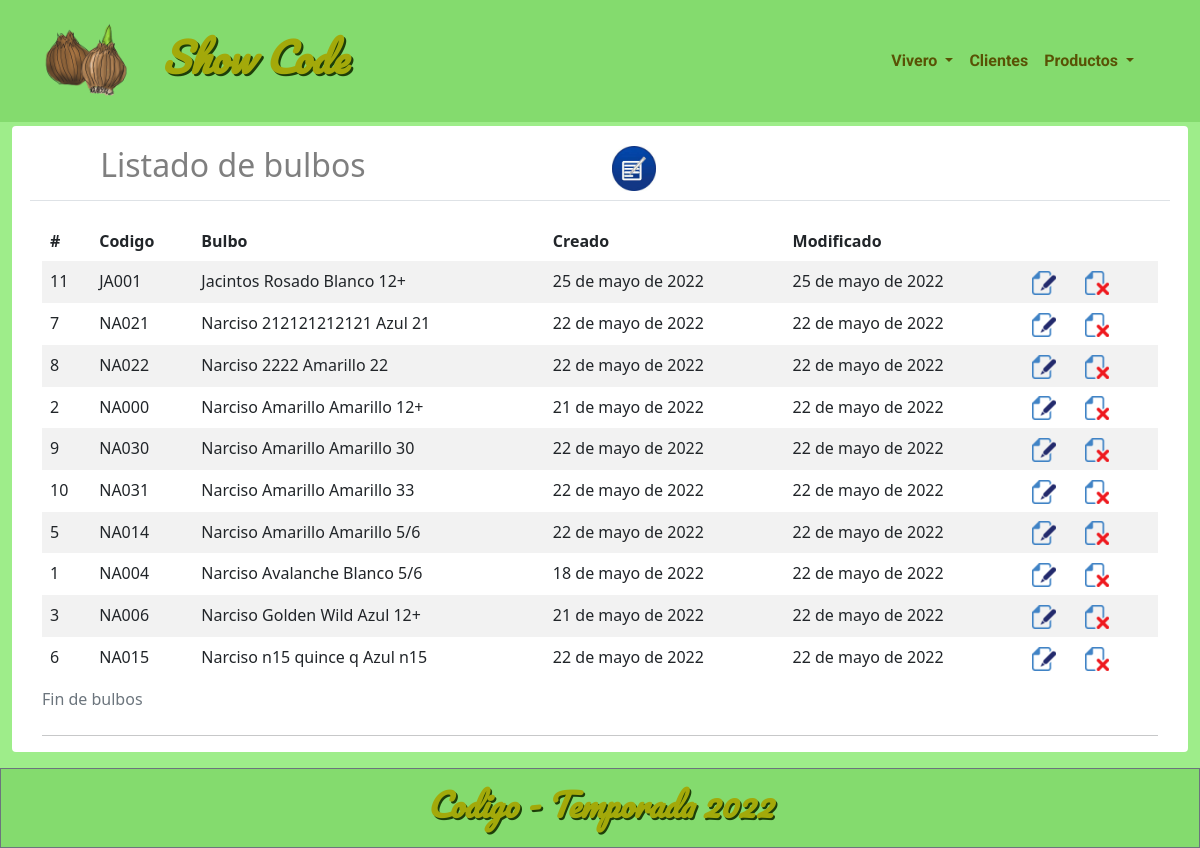
Screenshot of /list_bulbo/ with the database file from the repository.
### appProduct/models.py (models this page shows, shortened)
class Bulbo(models.Model):
    codigo=CharField(max_length=10, unique=True)
    categoria=models.ForeignKey(Categoria, related_name='bulbos', on_delete=models.CASCADE)
    variedad=CharField(max_length=12)
    color=models.ForeignKey('color', on_delete=models.DO_NOTHING)
    size=CharField(max_length=10)
    creado_en=models.DateField(auto_now_add=True)
    modificado_en=models.DateField(auto_now=True)
    image = models.ImageField(upload_to=upload_to,blank=True, null=True)
    thumbnail = models.ImageField(upload_to=upload_to,blank=True, null=True)
    @property
    def bulbo(self):
        return "%s %s %s %s"%(self.categoria, self.variedad, self.color, self.size)
    class Meta():
        ordering = ['categoria', 'variedad', 'color', 'size']
        constraints = [models.UniqueConstraint(fields=['categoria', 'variedad', 'color', 'size'], name='articulo')]
        indexes = [
            models.Index(fields=['codigo']),
            models.Index(fields=['categoria', 'variedad', 'color', 'size'], name='bulbo'),]

class Categoria(models.Model):
        categoria=models.CharField(max_length=25, unique=True)
        slug = models.SlugField(max_length=255)
        orden = models.IntegerField(default=0)
        def __str__(self):
            return self.categoria
        class Meta():
            ordering = ['categoria']

class Color(models.Model):
        color=models.CharField(max_length=20, unique=True)
        def __str__(self):
            return self.color
        class Meta():
            ordering = ['color']

### appProduct/views.py (the view)
# urls.py: path('list_bulbo/', views.list_bulbo,    name='list_bulbo'),
def list_bulbo(request):
    bulbos=Bulbo.objects.all()
    data = {'bulbos' : bulbos}
    return render(request, 'appProduct/mnt_bulbo/list_bulbo.html', data)

### appProduct/context_processors.py (called while the page is built)
def menu_categorias(request):
    categorias  = Categoria.objects.all()
    return {'menu_categorias': categorias}

### templates/appProduct/mnt_bulbo/list_bulbo.html (shortened to what this page needs)
{% extends '../../base.html' %}
{% load static %}
{% block content %}
<div class="card mt-1 border-0">
  <div class="card-body">
    <div class="container text-left text-black-50 mt-1 mb-1 border-bottom">
      <div class="row">
        <div class="col">
          <h2>
            <blockquote>&nbsp;&nbsp;&nbsp;&nbsp;&nbsp;&nbsp; Listado de bulbos</blockquote>
          </h2>
        </div>
        <div class="col">
          <a href="{% url 'appProduct:add_bulbo' %}">
            <img title="Crear" src="{% static '/images/iconos/edit.jpg' %}" alt="Crear" height="45" width="" /></a>
        </div>
      </div>
    </div>
  </div>
  <div class="container table-responsive">
    <table class="table table-striped table-borderless table-hover">
      <caption>Fin de bulbos</caption>
      <thead>
        <tr>
          <th scope="col">#</th>
          <th scope="col">Codigo</th>
          <th scope="col">Bulbo</th>
          <th scope="col">Creado</th>
          <th scope="col">Modificado</th>
        </tr>
      </thead>
      <tbody>
        {% for bulbo in bulbos %}
        <tr>
          <td>{{ bulbo.id }}</td>
          <td>{{ bulbo.codigo }}</td>
          <td>{{ bulbo.bulbo }}</td>
          <td>{{ bulbo.creado_en }}</td>
          <td>{{ bulbo.modificado_en }}</td>
          <td>
            <div>
              <a href="{% url 'appProduct:mod_bulbo' bulbo.id %}">
                <img title="Modificar" src="{% static 'images/iconos/pyedit24.png' %}" alt="Modificar" /></a>
              <a href="#" onclick="delBulbo({{ bulbo.id }})">
                <img title="Eliminar" src="{% static 'images/iconos/pydelete24.png' %}" alt="Eliminar" /></a>
            </div>
          </td>
        </tr>
        {% endfor %}
      </tbody>
    </table>
    <hr>
  </div>
</div>
</div>
{% endblock %}

### templates/base.html (shortened to what this page needs)
{% load static %}
<!DOCTYPE html>
<html lang="es">
<head>
        <link href="https://cdn.jsdelivr.net/npm/bootstrap@5.1.0/dist/css/bootstrap.min.css"
        rel="stylesheet"
>
        <link rel="stylesheet" href="{% static 'css/mystyle.css' %}">
</head>
<body>
            {% include 'navbar.html' %}
            <div class="container-fluid">
            {% block content %}
            {% endblock %}
    <div class="container-fluid border border-secondary border-1 mt-3" style="background:hwb(108 43% 14%);">
        <footer class="text-center">
            <h3 class="p-3 me_footer">Codigo - Temporada 2022</h3>
        </footer>
    </div>
</body>
</html>

### templates/navbar.html (shortened to what this page needs)
{% load static %}
<nav class="navbar navbar-expand-lg py-3 mi_navbar">
  <div class="container mi_navbar">
    <a href="{% url 'client:gallery' %}" class="navbar-brand"><img src="{% static 'images/truebulb.webp' %}" alt="Todas" height="80" width=""></a>
    <h3 class="p-3 me_title">Show Code</h3>
    <div class="collapse navbar-collapse" id="navmenu">
      <ul class="navbar-nav ms-auto">
        <li class="nav-item dropdown">
          <a class="nav-link dropdown-toggle mi_ahref" href="#" id="navbarDropdownMenuLink" role="button"
            data-bs-toggle="dropdown" aria-expanded="false">Vivero
          </a>
        </li>
        <li class="nav-item">
          <a class="nav-link mi_ahref" href="{% url 'appClient:cliente' %}">Clientes</a>
        </li>
        <li class="nav-item dropdown">
          <a class="nav-link dropdown-toggle mi_ahref" href="#" id="navbarDropdownMenuLink" role="button"
            data-bs-toggle="dropdown" aria-expanded="false">
            Productos
          </a>
          {% if request.user.is_authenticated %}
        <li class="nav-item">
          <a class="nav-link mi_ahref" href="{% url 'appClient:mod_datos' request.user.id %}">Mis Datos </a>
        </li>
        <li class="nav-item">
          <span class="fs-6 fw-bold">
            <a class="nav-link mi_ahref" href="{% url 'client:logout' %}">SALIR - {{ user.username }} </a>
          </span>
        </li>
        {% else %}
        <li class="nav-item">
          <a class="nav-link" href="#"></a>
        </li>
        {% endif %}
        </li>
      </ul>
    </div>
  </div>
</nav>

### static/css/mystyle.css (style rules this page uses)
body { background-color: hwb(108 54% 7%); }
.me_title { font-family: 'Pacifico', cursive; color: hsl(62, 89%, 35%); font-style: italic; font-weight: bold; text-shadow: 0.05em 0.05em 0em hsla(96, 89%, 11%, 0.945); font-size: calc(1em + 2vw); }
.me_footer { font-family: 'Pacifico', cursive; color: hsl(62, 89%, 35%); font-style: italic; font-weight: bold; text-shadow: 0.05em 0.05em 0em hsla(96, 89%, 11%, 0.945); font-size: calc(0.5em + 2vw); }
.mi_navbar { background:hwb(108 43% 14%) !important; }
.mi_ahref { font-family: 'Roboto', sans-serif; color: hwb(55 2% 65%); font-weight: bolder; }

### rows the page displays
Bulbo: id "11", codigo "JA001", bulbo "Jacintos Rosado Blanco 12+", creado_en "25 de mayo de 2022", modificado_en "25 de mayo de 2022"
Bulbo: id "7", codigo "NA021", bulbo "Narciso 212121212121 Azul 21", creado_en "22 de mayo de 2022", modificado_en "22 de mayo de 2022"
Bulbo: id "8", codigo "NA022", bulbo "Narciso 2222 Amarillo 22", creado_en "22 de mayo de 2022", modificado_en "22 de mayo de 2022"
Bulbo: id "2", codigo "NA000", bulbo "Narciso Amarillo Amarillo 12+", creado_en "21 de mayo de 2022", modificado_en "22 de mayo de 2022"
Bulbo: id "9", codigo "NA030", bulbo "Narciso Amarillo Amarillo 30", creado_en "22 de mayo de 2022", modificado_en "22 de mayo de 2022"
Bulbo: id "10", codigo "NA031", bulbo "Narciso Amarillo Amarillo 33", creado_en "22 de mayo de 2022", modificado_en "22 de mayo de 2022"
Bulbo: id "5", codigo "NA014", bulbo "Narciso Amarillo Amarillo 5/6", creado_en "22 de mayo de 2022", modificado_en "22 de mayo de 2022"
Bulbo: id "1", codigo "NA004", bulbo "Narciso Avalanche Blanco 5/6", creado_en "18 de mayo de 2022", modificado_en "22 de mayo de 2022"
Bulbo: id "3", codigo "NA006", bulbo "Narciso Golden Wild Azul 12+", creado_en "21 de mayo de 2022", modificado_en "22 de mayo de 2022"
Bulbo: id "6", codigo "NA015", bulbo "Narciso n15 quince q Azul n15", creado_en "22 de mayo de 2022", modificado_en "22 de mayo de 2022"
